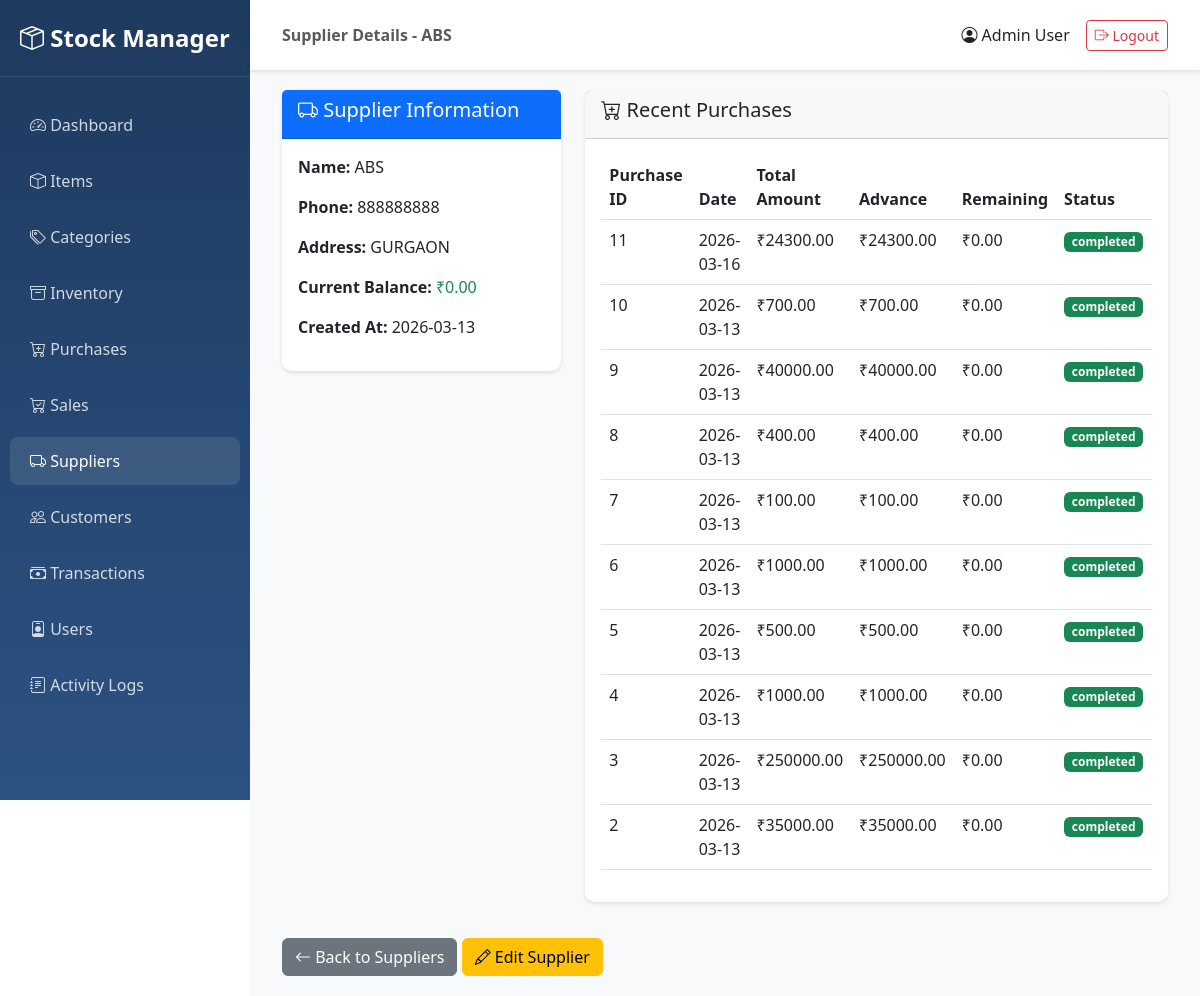
Screenshot of /suppliers/1/view (signed in) with the database file from the repository.
### app/models/supplier.py (models this page shows, shortened)
class Supplier(db.Model):
    __tablename__ = 'suppliers'
    supplier_id = db.Column(db.Integer, primary_key=True)
    supplier_name = db.Column(db.String(200), nullable=False, index=True)
    phone = db.Column(db.String(20), nullable=True)
    address = db.Column(db.Text, nullable=True)
    current_balance = db.Column(db.Float, nullable=False, default=0.0)
    created_by = db.Column(db.Integer, db.ForeignKey('users.user_id'), nullable=True)
    updated_by = db.Column(db.Integer, db.ForeignKey('users.user_id'), nullable=True)
    created_at = db.Column(db.DateTime, nullable=False, default=datetime.utcnow)
    updated_at = db.Column(db.DateTime, nullable=False, default=datetime.utcnow, onupdate=datetime.utcnow)
    purchases = db.relationship('Purchase', backref='supplier', lazy='dynamic')

### app/models/user.py (models this page shows, shortened)
class User(UserMixin, db.Model):
    __tablename__ = 'users'
    user_id = db.Column(db.Integer, primary_key=True)
    name = db.Column(db.String(100), nullable=False)
    username = db.Column(db.String(50), unique=True, nullable=False, index=True)
    password = db.Column(db.String(255), nullable=False)
    role = db.Column(db.String(20), nullable=False, default='user')  # admin, manager, user
    status = db.Column(db.String(20), nullable=False, default='active')  # active, inactive
    created_by = db.Column(db.Integer, db.ForeignKey('users.user_id'), nullable=True)
    updated_by = db.Column(db.Integer, db.ForeignKey('users.user_id'), nullable=True)
    created_at = db.Column(db.DateTime, nullable=False, default=datetime.utcnow)
    updated_at = db.Column(db.DateTime, nullable=False, default=datetime.utcnow, onupdate=datetime.utcnow)
    logs = db.relationship('Log', backref='user', lazy='dynamic')
    def is_admin(self):
        return self.role == 'admin'

### app/models/purchase.py (models this page shows, shortened)
class Purchase(db.Model):
    __tablename__ = 'purchases'
    purchase_id = db.Column(db.Integer, primary_key=True)
    supplier_id = db.Column(db.Integer, db.ForeignKey('suppliers.supplier_id'), nullable=False)
    purchase_date = db.Column(db.Date, nullable=False, default=datetime.utcnow)
    total_amount = db.Column(db.Float, nullable=False, default=0.0)
    advance_payment = db.Column(db.Float, nullable=False, default=0.0)
    remaining_amount = db.Column(db.Float, nullable=False, default=0.0)
    due_date = db.Column(db.Date, nullable=True)
    status = db.Column(db.String(20), nullable=False, default='pending')  # pending, completed, cancelled
    created_by = db.Column(db.Integer, db.ForeignKey('users.user_id'), nullable=True)
    updated_by = db.Column(db.Integer, db.ForeignKey('users.user_id'), nullable=True)
    created_at = db.Column(db.DateTime, nullable=False, default=datetime.utcnow)
    updated_at = db.Column(db.DateTime, nullable=False, default=datetime.utcnow, onupdate=datetime.utcnow)
    items = db.relationship('PurchaseItem', backref='purchase', lazy='dynamic', cascade='all, delete-orphan')

### app/routes/suppliers.py (the view)
@suppliers_bp.route('/<int:supplier_id>/view')
@login_required
def view_supplier(supplier_id):
    supplier = Supplier.query.get_or_404(supplier_id)
    purchases = supplier.purchases.order_by(Purchase.created_at.desc()).limit(10).all()
    return render_template('suppliers/view.html', supplier=supplier, purchases=purchases)

### app/templates/suppliers/view.html (shortened to what this page needs)
{% extends "base.html" %}
{% block page_title %}Supplier Details - {{ supplier.supplier_name }}{% endblock %}
{% block content %}
<div class="container-fluid">
    <div class="row">
        <div class="col-md-4">
            <div class="card">
                <div class="card-header bg-primary text-white">
                    <h5><i class="bi bi-truck"></i> Supplier Information</h5>
                </div>
                <div class="card-body">
                    <p><strong>Name:</strong> {{ supplier.supplier_name }}</p>
                    <p><strong>Phone:</strong> {{ supplier.phone or 'N/A' }}</p>
                    <p><strong>Address:</strong> {{ supplier.address or 'N/A' }}</p>
                    <p><strong>Current Balance:</strong>
                        {% if supplier.current_balance > 0 %}
                            <span class="text-danger">₹{{ "%.2f"|format(supplier.current_balance) }}</span>
                        {% else %}
                            <span class="text-success">₹0.00</span>
                        {% endif %}
                    </p>
                    <p><strong>Created At:</strong> {{ supplier.created_at.strftime('%Y-%m-%d') }}</p>
                </div>
            </div>
        </div>
        <div class="col-md-8">
            <div class="card">
                <div class="card-header">
                    <h5><i class="bi bi-cart-plus"></i> Recent Purchases</h5>
                </div>
                <div class="card-body">
                    <div class="table-responsive">
                        <table class="table table-hover">
                            <thead>
                                <tr>
                                    <th>Purchase ID</th>
                                    <th>Date</th>
                                    <th>Total Amount</th>
                                    <th>Advance</th>
                                    <th>Remaining</th>
                                    <th>Status</th>
                                </tr>
                            </thead>
                            <tbody>
                                {% for purchase in purchases %}
                                <tr>
                                    <td>{{ purchase.purchase_id }}</td>
                                    <td>{{ purchase.purchase_date }}</td>
                                    <td>₹{{ "%.2f"|format(purchase.total_amount) }}</td>
                                    <td>₹{{ "%.2f"|format(purchase.advance_payment) }}</td>
                                    <td>₹{{ "%.2f"|format(purchase.remaining_amount) }}</td>
                                    <td><span class="badge bg-{{ 'success' if purchase.status == 'completed' else 'warning' }}">{{ purchase.status }}</span></td>
                                </tr>
                                {% endfor %}
                            </tbody>
                        </table>
                    </div>
                </div>
            </div>
        </div>
    </div>
    <div class="mt-3">
        <a href="{{ url_for('suppliers.list_suppliers') }}" class="btn btn-secondary">
            <i class="bi bi-arrow-left"></i> Back to Suppliers
        </a>
        <a href="{{ url_for('suppliers.edit_supplier', supplier_id=supplier.supplier_id) }}" class="btn btn-warning">
            <i class="bi bi-pencil"></i> Edit Supplier
        </a>
    </div>
</div>
{% endblock %}

### app/templates/base.html (shortened to what this page needs)
<!DOCTYPE html>
<html lang="en">
<head>
    <link href="https://cdn.jsdelivr.net/npm/bootstrap@5.3.0/dist/css/bootstrap.min.css" rel="stylesheet">
    <link rel="stylesheet" href="https://cdn.jsdelivr.net/npm/bootstrap-icons@1.11.0/font/bootstrap-icons.css">
</head>
<body>
    {% if current_user.is_authenticated %}
    <div class="sidebar">
        <div class="brand-logo">
            <i class="bi bi-box-seam"></i> Stock Manager
        </div>
        <ul class="nav flex-column">
            <li class="nav-item">
                <a class="nav-link {% if request.endpoint == 'main.dashboard' %}active{% endif %}" href="{{ url_for('main.dashboard') }}">
                    <i class="bi bi-speedometer2"></i> Dashboard
                </a>
            </li>
            <li class="nav-item">
                <a class="nav-link {% if 'items' in request.endpoint %}active{% endif %}" href="{{ url_for('items.list_items') }}">
                    <i class="bi bi-box"></i> Items
                </a>
            </li>
            <li class="nav-item">
                <a class="nav-link {% if 'categories' in request.endpoint %}active{% endif %}" href="{{ url_for('categories.list_categories') }}">
                    <i class="bi bi-tags"></i> Categories
                </a>
            </li>
            <li class="nav-item">
                <a class="nav-link {% if 'inventory' in request.endpoint %}active{% endif %}" href="{{ url_for('inventory.list_inventory') }}">
                    <i class="bi bi-archive"></i> Inventory
                </a>
            </li>
            <li class="nav-item">
                <a class="nav-link {% if 'purchases' in request.endpoint %}active{% endif %}" href="{{ url_for('purchases.list_purchases') }}">
                    <i class="bi bi-cart-plus"></i> Purchases
                </a>
            </li>
            <li class="nav-item">
                <a class="nav-link {% if 'sales' in request.endpoint %}active{% endif %}" href="{{ url_for('sales.list_sales') }}">
                    <i class="bi bi-cart-check"></i> Sales
                </a>
            </li>
            <li class="nav-item">
                <a class="nav-link {% if 'suppliers' in request.endpoint %}active{% endif %}" href="{{ url_for('suppliers.list_suppliers') }}">
                    <i class="bi bi-truck"></i> Suppliers
                </a>
            </li>
            <li class="nav-item">
                <a class="nav-link {% if 'customers' in request.endpoint %}active{% endif %}" href="{{ url_for('customers.list_customers') }}">
                    <i class="bi bi-people"></i> Customers
                </a>
            </li>
            <li class="nav-item">
                <a class="nav-link {% if 'money' in request.endpoint %}active{% endif %}" href="{{ url_for('money.list_transactions') }}">
                    <i class="bi bi-cash-stack"></i> Transactions
                </a>
            </li>
            {% if current_user.is_admin() %}
            <li class="nav-item">
                <a class="nav-link {% if 'users' in request.endpoint %}active{% endif %}" href="{{ url_for('users.list_users') }}">
                    <i class="bi bi-person-badge"></i> Users
                </a>
            </li>
            <li class="nav-item">
                <a class="nav-link {% if 'logs' in request.endpoint %}active{% endif %}" href="{{ url_for('logs.list_logs') }}">
                    <i class="bi bi-journal-text"></i> Activity Logs
                </a>
            </li>
            {% endif %}
        </ul>
    </div>
    <nav class="navbar navbar-top">
        <div class="container-fluid">
            <span class="navbar-text">
                <strong>{% block page_title %}{% endblock %}</strong>
            </span>
            <div class="d-flex align-items-center">
                <span class="me-3">
                    <i class="bi bi-person-circle"></i> {{ current_user.name }}
                </span>
                <a href="{{ url_for('auth.logout') }}" class="btn btn-outline-danger btn-sm">
                    <i class="bi bi-box-arrow-right"></i> Logout
                </a>
            </div>
        </div>
    </nav>
    <div class="main-content">
        {% block content %}{% endblock %}
    </div>
    {% endif %}
</body>
</html>

### app/templates/base.html (style rules this page uses)
:root { --sidebar-width: 250px; }
body { font-family: 'Segoe UI', Tahoma, Geneva, Verdana, sans-serif; }
.sidebar { position: fixed; top: 0; left: 0; height: 100vh; width: var(--sidebar-width); background: linear-gradient(180deg, #1e3a5f 0%, #2c5282 100%); padding-top: 20px; overflow-y: auto; }
.sidebar .nav-link { color: rgba(255, 255, 255, 0.8); padding: 12px 20px; margin: 4px 10px; border-radius: 8px; transition: all 0.3s; }
.sidebar .nav-link:hover, .sidebar .nav-link.active { background: rgba(255, 255, 255, 0.1); color: white; }
.main-content { margin-left: var(--sidebar-width); padding: 20px; min-height: 100vh; background: #f8f9fa; }
.card { border: none; border-radius: 10px; box-shadow: 0 2px 4px rgba(0,0,0,0.1); margin-bottom: 20px; }
.navbar-top { margin-left: var(--sidebar-width); background: white; box-shadow: 0 2px 4px rgba(0,0,0,0.1); padding: 15px 20px; }
.brand-logo { color: white; font-size: 1.5rem; font-weight: bold; padding: 0 20px 20px; margin-bottom: 20px; border-bottom: 1px solid rgba(255,255,255,0.1); }

### rows the page displays
Supplier: supplier_name "ABS", phone "888888888", address "GURGAON", created_at "2026-03-13"
User: name "Admin User"
Purchase: purchase_id "11", purchase_date "2026-03-16", total_amount "24300.00", advance_payment "24300.00", remaining_amount "0.00", status "completed"
Purchase: purchase_id "10", purchase_date "2026-03-13", total_amount "700.00", advance_payment "700.00", remaining_amount "0.00", status "completed"
Purchase: purchase_id "9", purchase_date "2026-03-13", total_amount "40000.00", advance_payment "40000.00", remaining_amount "0.00", status "completed"
Purchase: purchase_id "8", purchase_date "2026-03-13", total_amount "400.00", advance_payment "400.00", remaining_amount "0.00", status "completed"
Purchase: purchase_id "7", purchase_date "2026-03-13", total_amount "100.00", advance_payment "100.00", remaining_amount "0.00", status "completed"
Purchase: purchase_id "6", purchase_date "2026-03-13", total_amount "1000.00", advance_payment "1000.00", remaining_amount "0.00", status "completed"
Purchase: purchase_id "5", purchase_date "2026-03-13", total_amount "500.00", advance_payment "500.00", remaining_amount "0.00", status "completed"
Purchase: purchase_id "4", purchase_date "2026-03-13", total_amount "1000.00", advance_payment "1000.00", remaining_amount "0.00", status "completed"
Purchase: purchase_id "3", purchase_date "2026-03-13", total_amount "250000.00", advance_payment "250000.00", remaining_amount "0.00", status "completed"
Purchase: purchase_id "2", purchase_date "2026-03-13", total_amount "35000.00", advance_payment "35000.00", remaining_amount "0.00", status "completed"
